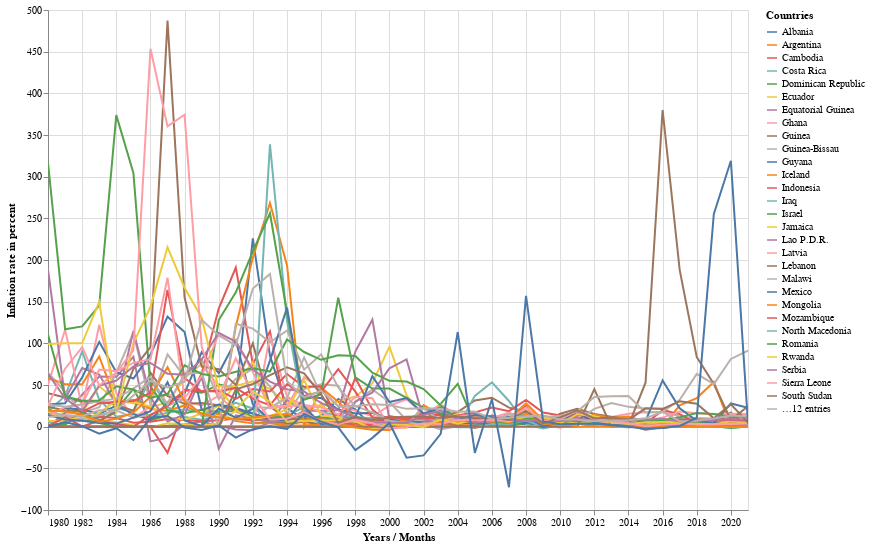

Here is the notebook cell this chart was saved with:
### Code cell
#hide-input
ecb.plot_altair_legend_selectable(df_mediuminflation, 
                                  'Years / Months', 
                                  'Inflation rate in percent', 
                                  'Countries',
                                   700,
                                   500)

### Figure 1 — Vega-Lite specification as saved in the notebook (floating-point values rounded to 4 significant figures; data arrays with more than 128 entries replaced by an {"elided": "..."} marker saying what was removed)
{"config": {"view": {"continuousWidth": 400, "continuousHeight": 300}}, "data": {"name": "data-5962cc2cdec13a9ddbfe3fbddb5f7883"}, "mark": "line", "encoding": {"color": {"type": "nominal", "field": "Countries"}, "opacity": {"condition": {"value": 1, "selection": "selector007"}, "value": 0.2}, "tooltip": [{"type": "quantitative", "field": "Inflation rate in percent"}, {"type": "nominal", "field": "Countries"}], "x": {"type": "temporal", "field": "Years / Months"}, "y": {"type": "quantitative", "field": "Inflation rate in percent"}}, "height": 500, "selection": {"selector007": {"type": "multi", "fields": ["Countries"], "bind": "legend"}, "selector008": {"type": "interval", "bind": "scales", "encodings": ["x", "y"]}}, "width": 700, "$schema": "https://vega.github.io/schema/vega-lite/v4.8.1.json", "datasets": {"data-5962cc2cdec13a9ddbfe3fbddb5f7883": {"elided": "1722 records"}}}
